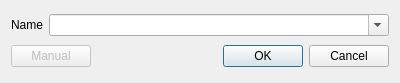
<?xml version="1.0" encoding="UTF-8"?>
<ui version="4.0">
 <class>NameDialog</class>
 <widget class="QDialog" name="NameDialog">
  <property name="geometry">
   <rect>
    <x>0</x>
    <y>0</y>
    <width>400</width>
    <height>83</height>
   </rect>
  </property>
  <property name="windowTitle">
   <string>Pick mod name</string>
  </property>
  <layout class="QVBoxLayout" name="verticalLayout">
   <item>
    <layout class="QHBoxLayout" name="horizontalLayout" stretch="0,1">
     <item>
      <widget class="QLabel" name="label">
       <property name="text">
        <string>Name</string>
       </property>
      </widget>
     </item>
     <item>
      <widget class="QComboBox" name="nameCombo">
       <property name="editable">
        <bool>true</bool>
       </property>
      </widget>
     </item>
    </layout>
   </item>
   <item>
    <layout class="QHBoxLayout" name="horizontalLayout_2">
     <item>
      <widget class="QPushButton" name="manualBtn">
       <property name="enabled">
        <bool>false</bool>
       </property>
       <property name="toolTip">
        <string>Manual install is unavailable for OMODs.</string>
       </property>
       <property name="whatsThis">
        <string>Manual install is unavailable for OMODs.</string>
       </property>
       <property name="text">
        <string>Manual</string>
       </property>
      </widget>
     </item>
     <item>
      <spacer name="horizontalSpacer">
       <property name="orientation">
        <enum>Qt::Horizontal</enum>
       </property>
       <property name="sizeHint" stdset="0">
        <size>
         <width>40</width>
         <height>20</height>
        </size>
       </property>
      </spacer>
     </item>
     <item>
      <widget class="QPushButton" name="okBtn">
       <property name="text">
        <string>OK</string>
       </property>
       <property name="default">
        <bool>true</bool>
       </property>
      </widget>
     </item>
     <item>
      <widget class="QPushButton" name="cancelBtn">
       <property name="text">
        <string>Cancel</string>
       </property>
      </widget>
     </item>
    </layout>
   </item>
  </layout>
 </widget>
 <resources/>
 <connections/>
</ui>
